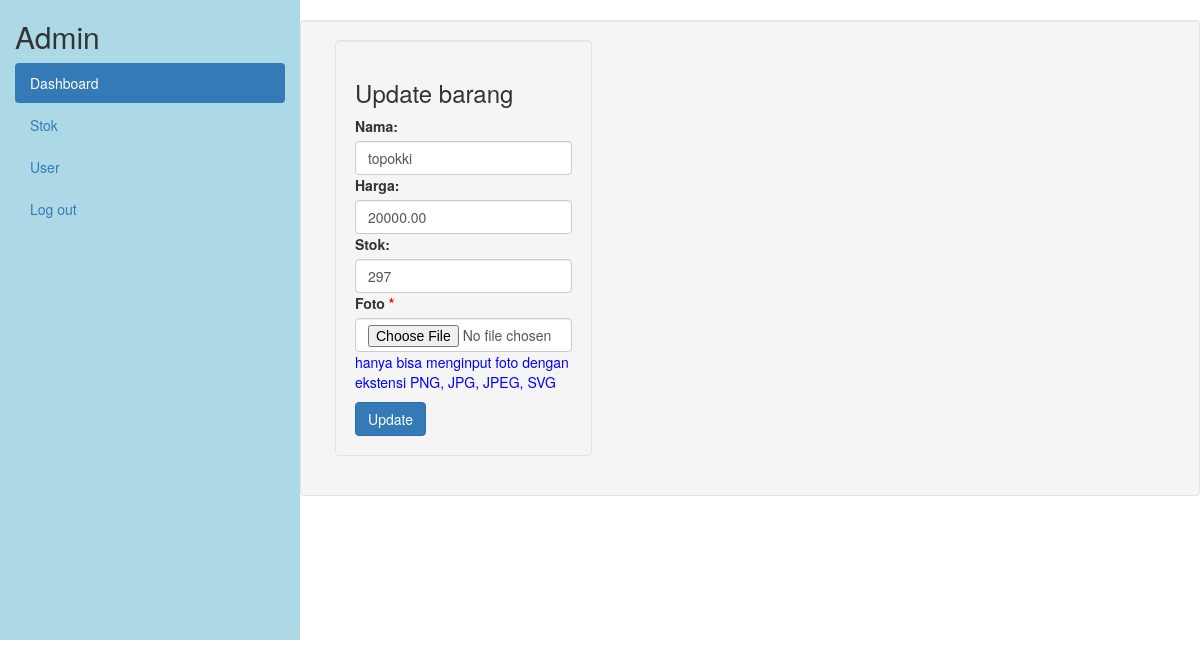
Page /petugas/index.php?page=edit-barang&produk_id=112233 (signed in) on the committed database.
### tables this page shows
CREATE TABLE `produk` (
  `produk_id` int(11) NOT NULL,
  `nama_produk` varchar(255) NOT NULL,
  `harga` decimal(10,2) NOT NULL,
  `stok` int(11) NOT NULL,
  `foto` varchar(255) DEFAULT NULL,
  `Terjual` int(11) NOT NULL
);

### petugas/edit-barang.php (the view, shortened to what this page needs)
<?php
include_once("../conn/koneksi.php");
$id = $_GET['produk_id'];
$result1 = mysqli_query($koneksi, "SELECT * FROM produk WHERE produk_id=$id");
while ($barang_data = mysqli_fetch_array($result1)) {
    $name = $barang_data['nama_produk'];
    $harga = $barang_data['harga'];
    $stok = $barang_data['stok'];
}
?>
<div class="row well">
    <div class="col-md-4">
        <div class="card well">
            <div class="card-header">
                <h3 class="">Update barang</h3>
            </div>
            <div class="card-body">
                <form action="" method="POST" enctype="multipart/form-data">
                    <div class="mb-3 mt-3">
                        <label for="nama" class="form-label">Nama:</label>
                        <input type="text" class="form-control" id="nama_produk" value="<?php echo $name; ?>" placeholder="Masukkan Nama" name="nama_produk">
                    </div>
                    <div class="mb-3">
                        <label for="harga" class="form-label">Harga:</label>
                        <input type="text" class="form-control" id="harga" value="<?php echo $harga; ?>" placeholder="Masukkan Harga" name="harga">
                    </div>
                    <div class="mb-3">
                        <label for="stok" class="form-label">Stok:</label>
                        <input type="text" class="form-control" id="stok" value="<?php echo $stok; ?>" placeholder="Masukkan Stok" name="stok">
                    </div>
                    <div class="mb-3">
                        <label for="foto" class="form-label">Foto<span style="color: red;"> *</span></label>
                        <input type="file" class="form-control" id="foto" name="foto">
                        <p style="color: blue;">hanya bisa menginput foto dengan ekstensi PNG, JPG, JPEG, SVG</p>
                    </div>
                    <button type="submit" name="update" class="btn btn-primary">Update</button>
                </form>
            </div>
        </div>
    </div>
</div>

### rows in the picture
produk: nama_produk "topokki", harga "20000.00", stok "297"

### other values in the picture
$_SESSION['level'] "Admin"
